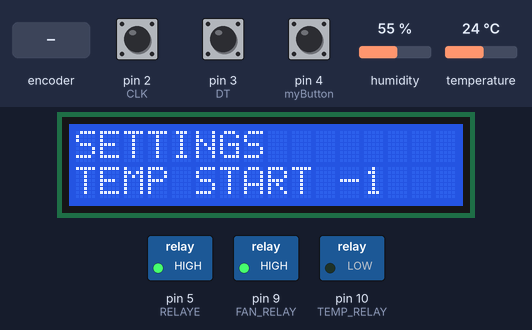
Bench run of a sketch on a simulated Arduino Uno, built with avr-gcc and run on an emulated ATmega328P. Parts: 16×2 character LCD, switched loads named in the sketch (green lamp = pin HIGH). The test bench sets the inputs (shaded band); at power-on: humidity 55 %, pin 4 (myButton) HIGH, temperature 24 °C, pin 2 (CLK) HIGH, pin 3 (DT) HIGH. Pins used as bus, display or sensor lines are not drawn.

Above: at 3.7 s.
3.8 s: rotary encoder on pin 2 (CLK) / pin 3 (DT) turned 3 steps (first pin leading)
At 5.1 s:
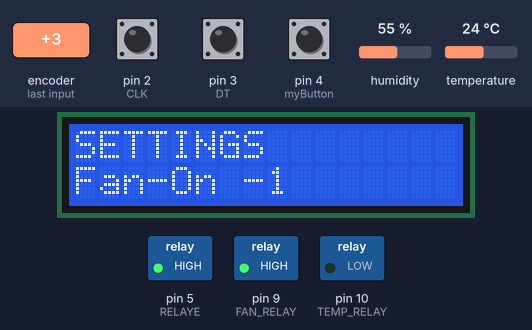
10.2 s: rotary encoder on pin 2 (CLK) / pin 3 (DT) turned 3 steps (first pin leading)
At 11.9 s:
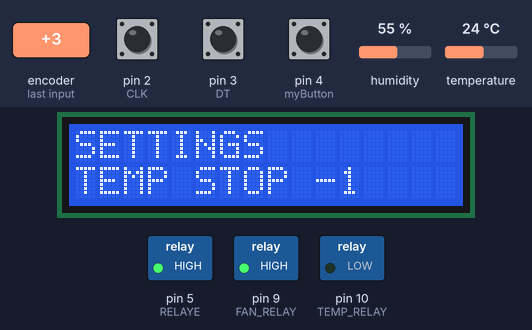
14.1 s: humidity set to 22 %
At 17.2 s:
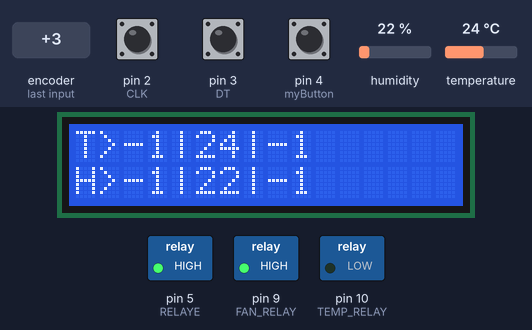
17.5 s: pin 4 (myButton) pulled LOW for 0.15 s
At 18.7 s:
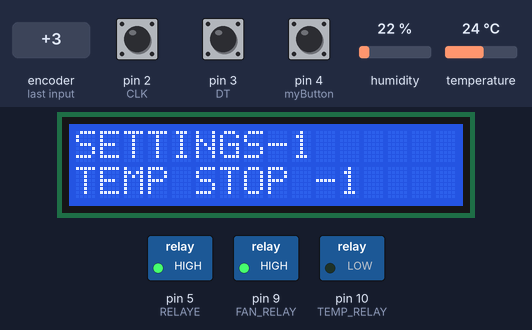
19.1 s: temperature set to 12 °C
24.9 s: humidity set to 40 %
At 28.5 s:
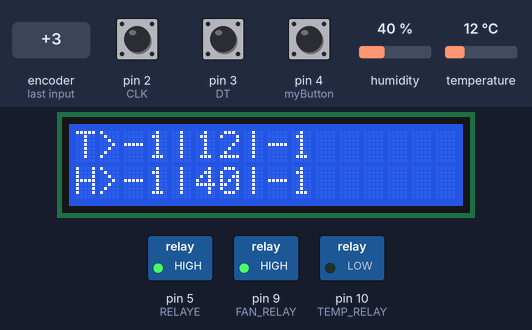
Timing chart, 0 to 30.0 s (numbered marks = the images above; inputs shaded):
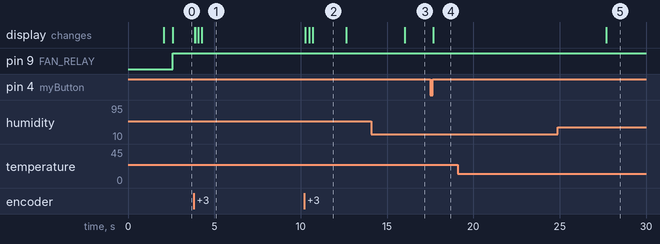

The sketch:

Side_KICK2.ino
```cpp
#define CLK 2
#define DT 3
#define DHT11_PIN 7

#define TEMP_RELAY  10 //IN 1
#define FAN_RELAY  9 // IN 2
#define EXHAUST  6 // IN 3
#define RELAYE  5 //IN 4

#include <EEPROM.h>
#include <Wire.h>
#include <LiquidCrystal_PCF8574.h>
#include <dht.h>
LiquidCrystal_PCF8574 lcd(0x27);
dht DHT;
int period = 2000;
int relayState = LOW;                   // for HUMIDITY
int rotationrelay = LOW;         // for rotation
uint32_t nextTime;    // will store last time updated "HUMIDITY"
uint32_t nextTimeROT;    // will store last time updated "ROTATION"
boolean HUMPULSE= false;
unsigned long time_now = 0;
int temp,hum;
class Button {
    private:
        bool _state;
        uint8_t _pin;

    public:
        Button(uint8_t pin) : _pin(pin) {}

        void begin() {
            pinMode(_pin, INPUT_PULLUP);
            _state = digitalRead(_pin);
        }

        bool isReleased() {
            bool v = digitalRead(_pin);
            if (v != _state) {
                _state = v;
                if (_state) {
                    return true;
                }
            }
            return false;
        }
};
Button myButton(4);
int counter = 0;
int cnt=0;
int currentStateCLK;
int lastStateCLK;
unsigned long lastButtonPress = 0;
int sizmenu[7] ={40,40,99,99,61,61,1};
char *mainmenu[] ={"TEMP START","TEMP STOP","HUMD START","HUMD STOP","Fan-On","Fan-OFF","RESET"};
int siz;
int opval[7];
bool state=0;
bool hstate=0;
void setup() {
  readIntArrayFromEEPROM(20,opval,7);
  Wire.begin();
  Wire.beginTransmission(0x27);
  pinMode(CLK,INPUT);
  pinMode(DT,INPUT);
  pinMode(TEMP_RELAY, OUTPUT);
  pinMode(FAN_RELAY, OUTPUT);
  pinMode(EXHAUST, OUTPUT);
  pinMode(RELAYE, OUTPUT);
  lcd.begin(16, 2);
  lcd.setBacklight(255);
  lcd.home();
  lcd.print("khangoatfarm.in");
  delay(2000);
  lcd.clear();
  myButton.begin();
  Serial.begin(9600);
  lastStateCLK = digitalRead(CLK);
  delay(500);
  digitalWrite(RELAYE,1);
}
void(* resetFunc) (void) = 0;
void loop(){
   static unsigned long currentTime = millis();
   if(myButton.isReleased())
     currentTime = millis();
   if(millis() - currentTime > 10000) {
    disp();
   }
   else{
    settings();
   }
   pulse();
}
void pulse(){
  uint32_t currentTime = millis();
  if (currentTime > nextTimeROT) {
    if (rotationrelay == LOW) {
      rotationrelay = HIGH;
      nextTimeROT = currentTime + (opval[4]*60000);
    } else {
      rotationrelay = LOW;
      nextTimeROT = currentTime + (opval[5]*60000); //ON INTERVAL
    }
  }
  digitalWrite(FAN_RELAY, rotationrelay);
}

void disp(){
  if(millis() >= time_now + period){
    lcd.clear();
    time_now += period;
    int chk = DHT.read22(DHT11_PIN);
    temp=DHT.temperature;
    hum=DHT.humidity;
    lcd.setCursor(0,0);
    lcd.print("T>");lcd.print(opval[0]);lcd.print("|");lcd.print(int(temp));lcd.print("|");lcd.print(opval[1]);
    lcd.setCursor(0,1);
    lcd.print("H>");lcd.print(opval[2]);lcd.print("|");lcd.print(int(hum));lcd.print("|");lcd.print(opval[3]);
    if(temp<=opval[0] && state==0)
    {
      digitalWrite(EXHAUST,1);
      digitalWrite(TEMP_RELAY,0);
      if(temp>=opval[1])
      {
        state=1;
        digitalWrite(EXHAUST,1);
        digitalWrite(TEMP_RELAY,1);
      }
    }
     else if(temp>=opval[1] && state==0)
     {
      state=1;
      digitalWrite(TEMP_RELAY,1);
    }
    if(hum>opval[3])
    {
      digitalWrite(TEMP_RELAY,0);
      digitalWrite(EXHAUST,1);
      digitalWrite(FAN_RELAY,1);
    }
    if(hum<opval[2])
    {
      digitalWrite(EXHAUST,0);
    }
    if(temp>opval[1])
    {
      digitalWrite(EXHAUST,0);
    }
    else
    {
      digitalWrite(EXHAUST,1);
    }
}
}
void settings() {
  A:
  lcd.setCursor(0,0);
  lcd.print("SETTINGS");
  lcd.setCursor(0,1);
  lcd.print(mainmenu[counter]);lcd.print(" ");lcd.print(opval[counter]);
  int lim=sizeof(mainmenu)/2;
  currentStateCLK = digitalRead(CLK);
  if (currentStateCLK != lastStateCLK  && currentStateCLK == 1){
    lcd.clear();
    if (digitalRead(DT) != currentStateCLK) {
      counter --;
      if(counter<0){
        counter =lim-1;
      }
    } else {
      counter ++;
      if(counter==lim){
        counter=0;
      }
    }
  }
  lastStateCLK = currentStateCLK;
  if (myButton.isReleased()) {
    int cn=0;
    if(mainmenu[counter]=="RESET"){
      resetFunc();
    }
    else{
      while(1){
        unsigned long currentTime = millis();
        int mx=sizmenu[counter];
        currentStateCLK = digitalRead(CLK);
        if (currentStateCLK != lastStateCLK  && currentStateCLK == 1){
          lcd.clear();
          if (digitalRead(DT) != currentStateCLK) {
            cn--;
            currentTime = millis();
            if(cn<0){
              cn=mx-1;}
            }
          else{
            cn++;
            currentTime = millis();
            if(cn==mx){
              cn=0;}
            }
          lcd.setCursor(0,0);
          lcd.print("PRESS TO SAVE");
          lcd.setCursor(0,1);
          lcd.print("VALUE ->");
          lcd.setCursor(10,1);
          lcd.print(cn);

         }
        lastStateCLK = currentStateCLK;
        if (myButton.isReleased()) {
            opval[counter]=cn;
            writeIntArrayIntoEEPROM(20,opval,7);
            lcd.clear();
            currentTime = millis();
            goto A;
         }
        if(millis() - currentTime > 10000){
          goto A;
        }
       delay(1);
     }
    }

  }
  delay(1);
}
void writeIntArrayIntoEEPROM(int address, int numbers[], int arraySize)
{
  int addressIndex = address;
  for (int i = 0; i < arraySize; i++)
  {
    EEPROM.write(addressIndex, numbers[i] >> 8);
    EEPROM.write(addressIndex + 1, numbers[i] & 0xFF);
    addressIndex += 2;
  }
}
void readIntArrayFromEEPROM(int address, int numbers[], int arraySize)
{
  int addressIndex = address;
  for (int i = 0; i < arraySize; i++)
  {
    numbers[i] = (EEPROM.read(addressIndex) << 8) + EEPROM.read(addressIndex + 1);
    addressIndex += 2;
  }
}
```

Measured:
- after the input at 3.8 s, the display: first changes after 0.06 s (image 1 shows a later state)
- after the input at 10.2 s, the display: first changes after 0.06 s (image 2 shows a later state)
- after the input at 14.1 s, the display: changes after 1.9 s (image 3)
- after the input at 17.5 s, the display: changes after 0.17 s (image 4)
- after the input at 19.1 s, every drawn part: stays the same
- after the input at 24.9 s, the display: changes after 2.8 s (image 5)
- what the display in image 2 shows lasts 1.9 s, from 10.7 s to 12.6 s
